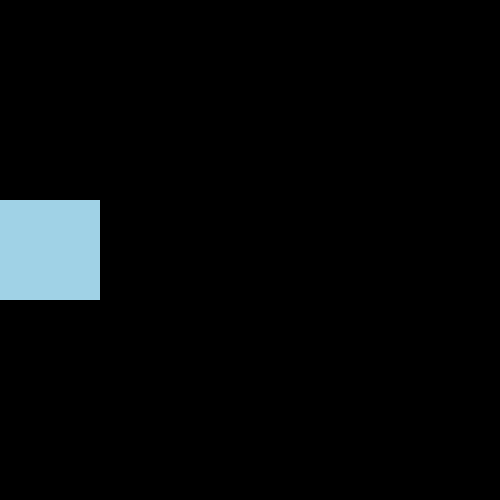
Frame 1 (no input)
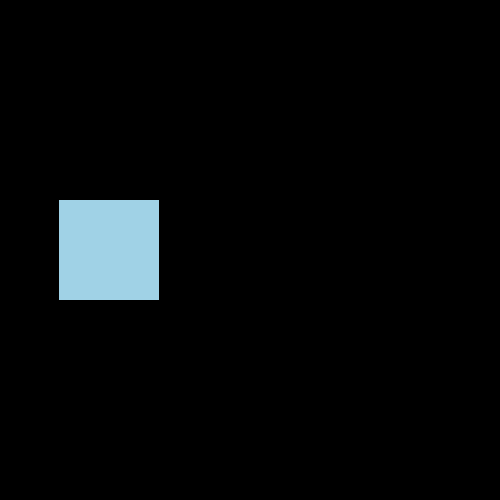
Frame 60 (the mouse pressed at the canvas centre just before this capture)
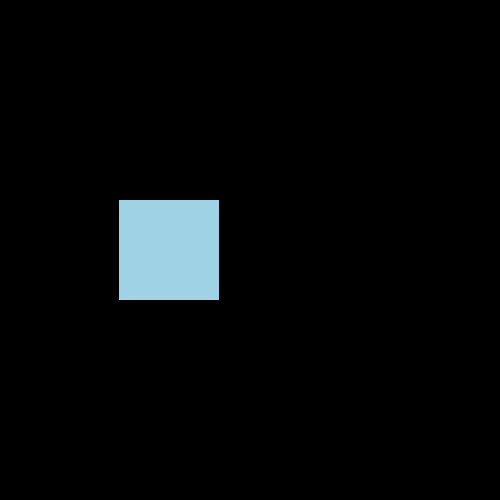
Frame 120 (the mouse held since frame 60 and released just before this capture)

The Processing sketch that drew these frames (run headless with seeded random() and noise(); from frame 60 on, the mouse is pressed at the canvas centre):

// Processing sketch: ex2_3
// ── ex2_3.pde
int i;
int j;
int m;

void setup ()
  {
  size(500,500); 
  i=0;
  j=0;
  m=0;
  }
  
  void draw()
  {
    background(0);
        
      noStroke();
  
    fill(160, 210, 230);
    rect(i++,200,100,100);
    if (i ==500) i=0;
      
    rect (j++,200,m,100); //second square is not being drawn
 
    if (i>=400) m++; //i dont think this is drawing it enough
    if (m==100) m=0;
    if (j ==500) j=0;
    
     frameRate(100);
  }
